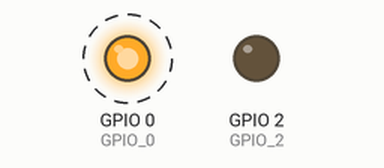
The program below on a simulated ESP8266 (NodeMCU). Shown: output pins drawn as LEDs (lit = HIGH). Dashed ring = blinking. WiFi joins after 1.5 s; servers stay silent unless stated; what the program prints to the serial monitor is not drawn.

Above: at 1.7 s.
Timing chart, 0 to 4.5 s (numbered marks = the images above):
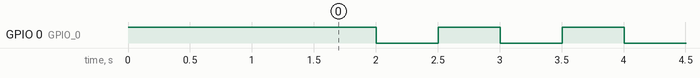

The program:

main.cpp
```cpp
#include <Arduino.h>
#include <Ticker.h>
#include <ESP8266WiFi.h>
#include <ESP8266WebServer.h>
#include <DNSServer.h>
#include <SocketIoClient.h>
#include <WiFiManager.h>
#include <ArduinoJson.h>

// Define General Porpose Input Output (GPIO) pin numbers.
#define GPIO_0 0
#define GPIO_2 2

void tick();

void state(const char *payload, size_t length);

// Define a ticker to call the tick function every 500 ms.
Ticker ticker(tick, 500);
// Define socket io client.
SocketIoClient socket;

void setup()
{
  // Initialize pin states.
  pinMode(GPIO_0, OUTPUT);
  pinMode(GPIO_2, OUTPUT);
  digitalWrite(GPIO_0, HIGH);
  digitalWrite(GPIO_2, LOW);
  // Initialize the default serial.
  Serial.begin(19200);
  Serial.println();
  Serial.println("Connecting...");
  // Create a WiFi manager to connect the module to an available modem.
  // Connect to the ESP WiFi then go to 192.168.4.1 with any browser.
  WiFiManager wifiManager;
  // Clear the previous settings.
  wifiManager.resetSettings();
  // Start the manager with default configuration and wait for a connection.
  wifiManager.autoConnect();
  Serial.print("Connected, IP address: ");
  Serial.println(WiFi.localIP());
  // Start blinking.
  ticker.start();
  // Listen to the state event.
  socket.on("state", state);
  // Connect to the socket server.
  socket.begin("iot-switch-server.herokuapp.com");
  Serial.println("Socket started");
}

void loop()
{
  // Update ticher and socket continuesly.
  ticker.update();
  socket.loop();
}

// Will be called every 500 ms.
void tick()
{
  // Blink the pin number 0.
  int d = digitalRead(GPIO_0);
  digitalWrite(GPIO_0, !d);
}

// Will be called when the state is changed.
void state(const char *payload, size_t length)
{
  // Cast payload to string.
  String value(payload);
  Serial.printf("State (%d): ", length);
  Serial.println(value);
  // Create an empty json with maximum length of 256 characters.
  DynamicJsonDocument json(256);
  json["state"] = value;
  // Send the json to the default serial.
  serializeJson(json, Serial);
  Serial.println();
  // Check the state and change the LED value.
  if (value == "on")
    digitalWrite(GPIO_2, HIGH);
  else if (value == "off")
    digitalWrite(GPIO_2, LOW);
}
```

Measured:
- by itself, GPIO 0 (GPIO_0): alternates HIGH for 0.50 s and LOW for 0.50 s
